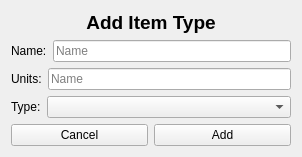
<?xml version="1.0" encoding="UTF-8"?>
<ui version="4.0">
 <class>addItemWindow</class>
 <widget class="QWidget" name="addItemWindow">
  <property name="geometry">
   <rect>
    <x>0</x>
    <y>0</y>
    <width>302</width>
    <height>153</height>
   </rect>
  </property>
  <property name="windowTitle">
   <string>Add Item Type</string>
  </property>
  <layout class="QVBoxLayout" name="verticalLayout">
   <item>
    <widget class="QLabel" name="label_title">
     <property name="font">
      <font>
       <pointsize>14</pointsize>
       <bold>true</bold>
      </font>
     </property>
     <property name="text">
      <string>Add Item Type</string>
     </property>
     <property name="alignment">
      <set>Qt::AlignCenter</set>
     </property>
    </widget>
   </item>
   <item>
    <widget class="QWidget" name="widget_7" native="true">
     <layout class="QHBoxLayout" name="horizontalLayout_7">
      <property name="leftMargin">
       <number>0</number>
      </property>
      <property name="topMargin">
       <number>0</number>
      </property>
      <property name="rightMargin">
       <number>0</number>
      </property>
      <property name="bottomMargin">
       <number>0</number>
      </property>
      <item>
       <widget class="QLabel" name="label_newName">
        <property name="text">
         <string>Name:</string>
        </property>
       </widget>
      </item>
      <item>
       <widget class="QLineEdit" name="nameInput">
        <property name="placeholderText">
         <string>Name</string>
        </property>
       </widget>
      </item>
     </layout>
    </widget>
   </item>
   <item>
    <widget class="QWidget" name="widget_2" native="true">
     <layout class="QHBoxLayout" name="horizontalLayout_2">
      <property name="leftMargin">
       <number>0</number>
      </property>
      <property name="topMargin">
       <number>0</number>
      </property>
      <property name="rightMargin">
       <number>0</number>
      </property>
      <property name="bottomMargin">
       <number>0</number>
      </property>
      <item>
       <widget class="QLabel" name="label_newUnits">
        <property name="sizePolicy">
         <sizepolicy hsizetype="Fixed" vsizetype="Preferred">
          <horstretch>0</horstretch>
          <verstretch>0</verstretch>
         </sizepolicy>
        </property>
        <property name="text">
         <string>Units:</string>
        </property>
       </widget>
      </item>
      <item>
       <widget class="QLineEdit" name="unitInput">
        <property name="placeholderText">
         <string>Name</string>
        </property>
       </widget>
      </item>
     </layout>
    </widget>
   </item>
   <item>
    <widget class="QWidget" name="widget_8" native="true">
     <layout class="QHBoxLayout" name="horizontalLayout_8">
      <property name="leftMargin">
       <number>0</number>
      </property>
      <property name="topMargin">
       <number>0</number>
      </property>
      <property name="rightMargin">
       <number>0</number>
      </property>
      <property name="bottomMargin">
       <number>0</number>
      </property>
      <item>
       <widget class="QLabel" name="label_3">
        <property name="sizePolicy">
         <sizepolicy hsizetype="Fixed" vsizetype="Preferred">
          <horstretch>0</horstretch>
          <verstretch>0</verstretch>
         </sizepolicy>
        </property>
        <property name="text">
         <string>Type:</string>
        </property>
       </widget>
      </item>
      <item>
       <widget class="QComboBox" name="typeSelector"/>
      </item>
     </layout>
    </widget>
   </item>
   <item>
    <widget class="QWidget" name="widget_6" native="true">
     <layout class="QHBoxLayout" name="horizontalLayout_6">
      <property name="leftMargin">
       <number>0</number>
      </property>
      <property name="topMargin">
       <number>0</number>
      </property>
      <property name="rightMargin">
       <number>0</number>
      </property>
      <property name="bottomMargin">
       <number>0</number>
      </property>
      <item>
       <widget class="QPushButton" name="cancelBtn">
        <property name="styleSheet">
         <string notr="true"/>
        </property>
        <property name="text">
         <string>Cancel</string>
        </property>
       </widget>
      </item>
      <item>
       <widget class="QPushButton" name="addBtn">
        <property name="text">
         <string>Add</string>
        </property>
       </widget>
      </item>
     </layout>
    </widget>
   </item>
  </layout>
 </widget>
 <resources/>
 <connections/>
</ui>
